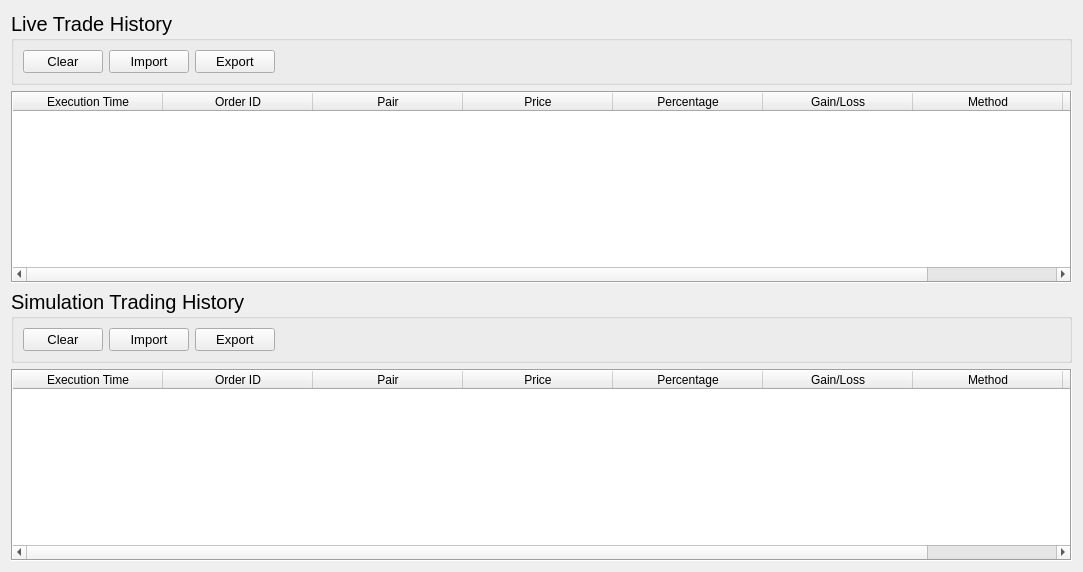
          <widget class="QWidget" name="historyTab">
           <attribute name="title">
            <string>History</string>
           </attribute>
           <layout class="QGridLayout" name="gridLayout_4">
            <item row="0" column="0">
             <widget class="QGroupBox" name="liveHistoryGroup">
              <property name="sizePolicy">
               <sizepolicy hsizetype="Preferred" vsizetype="Fixed">
                <horstretch>0</horstretch>
                <verstretch>0</verstretch>
               </sizepolicy>
              </property>
              <property name="font">
               <font>
                <pointsize>15</pointsize>
               </font>
              </property>
              <property name="title">
               <string>Live Trade History</string>
              </property>
              <layout class="QHBoxLayout" name="horizontalLayout">
               <item>
                <widget class="QPushButton" name="clearLiveTradesButton">
                 <property name="font">
                  <font>
                   <pointsize>10</pointsize>
                  </font>
                 </property>
                 <property name="text">
                  <string>Clear</string>
                 </property>
                </widget>
               </item>
               <item>
                <widget class="QPushButton" name="importLiveTradesButton">
                 <property name="font">
                  <font>
                   <pointsize>10</pointsize>
                  </font>
                 </property>
                 <property name="text">
                  <string>Import</string>
                 </property>
                </widget>
               </item>
               <item>
                <widget class="QPushButton" name="exportLiveTradesButton">
                 <property name="font">
                  <font>
                   <pointsize>10</pointsize>
                  </font>
                 </property>
                 <property name="text">
                  <string>Export</string>
                 </property>
                </widget>
               </item>
               <item>
                <widget class="QLabel" name="liveTradesHistoryLabel">
                 <property name="font">
                  <font>
                   <pointsize>10</pointsize>
                  </font>
                 </property>
                 <property name="text">
                  <string/>
                 </property>
                </widget>
               </item>
               <item>
                <spacer name="liveTradesHorizontalSpacer">
                 <property name="orientation">
                  <enum>Qt::Horizontal</enum>
                 </property>
                 <property name="sizeHint" stdset="0">
                  <size>
                   <width>771</width>
                   <height>20</height>
                  </size>
                 </property>
                </spacer>
               </item>
              </layout>
             </widget>
            </item>
            <item row="2" column="0">
             <widget class="QGroupBox" name="simulationHistoryGroup">
              <property name="sizePolicy">
               <sizepolicy hsizetype="Preferred" vsizetype="Fixed">
                <horstretch>0</horstretch>
                <verstretch>0</verstretch>
               </sizepolicy>
              </property>
              <property name="font">
               <font>
                <pointsize>15</pointsize>
               </font>
              </property>
              <property name="title">
               <string>Simulation Trading History</string>
              </property>
              <layout class="QHBoxLayout" name="horizontalLayout_2">
               <item>
                <widget class="QPushButton" name="clearSimulationTradesButton">
                 <property name="font">
                  <font>
                   <pointsize>10</pointsize>
                  </font>
                 </property>
                 <property name="text">
                  <string>Clear</string>
                 </property>
                </widget>
               </item>
               <item>
                <widget class="QPushButton" name="importSimulationTradesButton">
                 <property name="font">
                  <font>
                   <pointsize>10</pointsize>
                  </font>
                 </property>
                 <property name="text">
                  <string>Import</string>
                 </property>
                </widget>
               </item>
               <item>
                <widget class="QPushButton" name="exportSimulationTradesButton">
                 <property name="font">
                  <font>
                   <pointsize>10</pointsize>
                  </font>
                 </property>
                 <property name="text">
                  <string>Export</string>
                 </property>
                </widget>
               </item>
               <item>
                <widget class="QLabel" name="simulationTradesHistoryLabel">
                 <property name="font">
                  <font>
                   <pointsize>10</pointsize>
                  </font>
                 </property>
                 <property name="text">
                  <string/>
                 </property>
                </widget>
               </item>
               <item>
                <spacer name="simulationTradesHorizontalSpacer">
                 <property name="orientation">
                  <enum>Qt::Horizontal</enum>
                 </property>
                 <property name="sizeHint" stdset="0">
                  <size>
                   <width>771</width>
                   <height>20</height>
                  </size>
                 </property>
                </spacer>
               </item>
              </layout>
             </widget>
            </item>
            <item row="1" column="0">
             <widget class="QTableWidget" name="historyTable">
              <property name="sizePolicy">
               <sizepolicy hsizetype="Preferred" vsizetype="Preferred">
                <horstretch>0</horstretch>
                <verstretch>0</verstretch>
               </sizepolicy>
              </property>
              <property name="frameShape">
               <enum>QFrame::Box</enum>
              </property>
              <property name="frameShadow">
               <enum>QFrame::Sunken</enum>
              </property>
              <property name="editTriggers">
               <set>QAbstractItemView::NoEditTriggers</set>
              </property>
              <property name="showGrid">
               <bool>true</bool>
              </property>
              <property name="gridStyle">
               <enum>Qt::SolidLine</enum>
              </property>
              <property name="sortingEnabled">
               <bool>false</bool>
              </property>
              <property name="wordWrap">
               <bool>true</bool>
              </property>
              <attribute name="horizontalHeaderCascadingSectionResizes">
               <bool>true</bool>
              </attribute>
              <attribute name="horizontalHeaderDefaultSectionSize">
               <number>150</number>
              </attribute>
              <attribute name="horizontalHeaderStretchLastSection">
               <bool>true</bool>
              </attribute>
              <attribute name="verticalHeaderVisible">
               <bool>false</bool>
              </attribute>
              <attribute name="verticalHeaderCascadingSectionResizes">
               <bool>false</bool>
              </attribute>
              <attribute name="verticalHeaderDefaultSectionSize">
               <number>30</number>
              </attribute>
              <attribute name="verticalHeaderStretchLastSection">
               <bool>false</bool>
              </attribute>
              <column>
               <property name="text">
                <string>Execution Time</string>
               </property>
              </column>
              <column>
               <property name="text">
                <string>Order ID</string>
               </property>
              </column>
              <column>
               <property name="text">
                <string>Pair</string>
               </property>
              </column>
              <column>
               <property name="text">
                <string>Price</string>
               </property>
              </column>
              <column>
               <property name="text">
                <string>Percentage</string>
               </property>
              </column>
              <column>
               <property name="text">
                <string>Gain/Loss</string>
               </property>
              </column>
              <column>
               <property name="text">
                <string>Method</string>
               </property>
              </column>
              <column>
               <property name="text">
                <string>Action</string>
               </property>
              </column>
             </widget>
            </item>
            <item row="3" column="0">
             <widget class="QTableWidget" name="simulationHistoryTable">
              <property name="sizePolicy">
               <sizepolicy hsizetype="Preferred" vsizetype="Preferred">
                <horstretch>0</horstretch>
                <verstretch>0</verstretch>
               </sizepolicy>
              </property>
              <property name="frameShape">
               <enum>QFrame::Box</enum>
              </property>
              <property name="frameShadow">
               <enum>QFrame::Sunken</enum>
              </property>
              <property name="editTriggers">
               <set>QAbstractItemView::NoEditTriggers</set>
              </property>
              <property name="showGrid">
               <bool>true</bool>
              </property>
              <property name="gridStyle">
               <enum>Qt::SolidLine</enum>
              </property>
              <property name="sortingEnabled">
               <bool>false</bool>
              </property>
              <property name="wordWrap">
               <bool>true</bool>
              </property>
              <attribute name="horizontalHeaderCascadingSectionResizes">
               <bool>true</bool>
              </attribute>
              <attribute name="horizontalHeaderDefaultSectionSize">
               <number>150</number>
              </attribute>
              <attribute name="horizontalHeaderStretchLastSection">
               <bool>true</bool>
              </attribute>
              <attribute name="verticalHeaderVisible">
               <bool>false</bool>
              </attribute>
              <attribute name="verticalHeaderCascadingSectionResizes">
               <bool>false</bool>
              </attribute>
              <attribute name="verticalHeaderDefaultSectionSize">
               <number>30</number>
              </attribute>
              <attribute name="verticalHeaderStretchLastSection">
               <bool>false</bool>
              </attribute>
              <column>
               <property name="text">
                <string>Execution Time</string>
               </property>
              </column>
              <column>
               <property name="text">
                <string>Order ID</string>
               </property>
              </column>
              <column>
               <property name="text">
                <string>Pair</string>
               </property>
              </column>
              <column>
               <property name="text">
                <string>Price</string>
               </property>
              </column>
              <column>
               <property name="text">
                <string>Percentage</string>
               </property>
              </column>
              <column>
               <property name="text">
                <string>Gain/Loss</string>
               </property>
              </column>
              <column>
               <property name="text">
                <string>Method</string>
               </property>
              </column>
              <column>
               <property name="text">
                <string>Action</string>
               </property>
              </column>
             </widget>
            </item>
           </layout>
          </widget>
